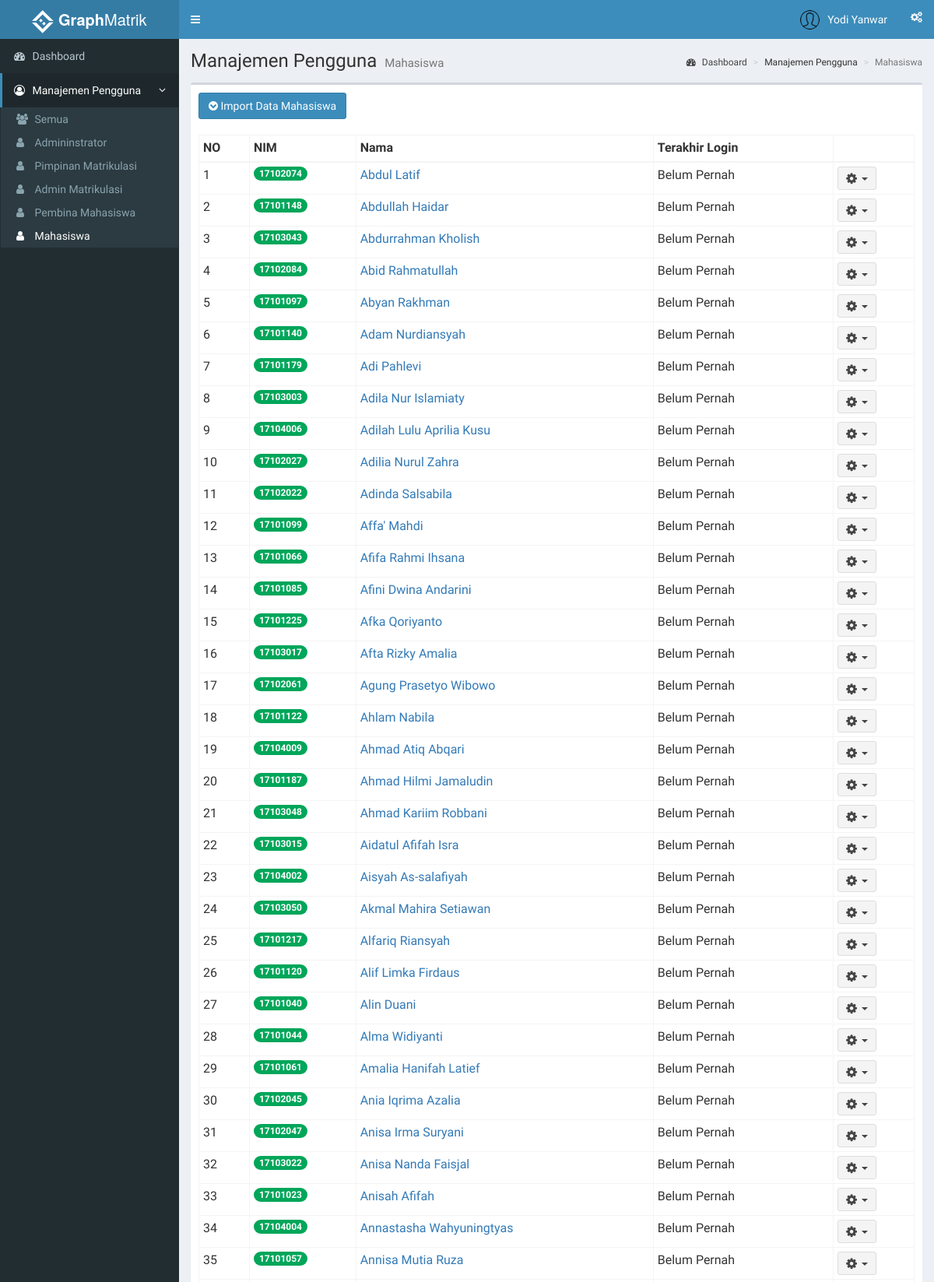
The page /index.php?page=mahasiswa (signed in, upper part) on the database its author committed.
### tables this page shows
CREATE TABLE `mahasiswa` (
  `id_mahasiswa` int(11) NOT NULL,
  `nim` int(11) NOT NULL,
  `nama` varchar(35) NOT NULL,
  `angkatan` int(11) DEFAULT NULL,
  `j_kelamin` varchar(15) DEFAULT NULL,
  `asalkota` varchar(20) DEFAULT NULL,
  `email` varchar(35) DEFAULT NULL,
  `telp` varchar(13) DEFAULT NULL,
  `avatar` varchar(100) DEFAULT NULL,
  `tgl_lahir` date DEFAULT NULL,
  `id_user` int(11) DEFAULT NULL
);

### functions.php (called while the page is built, shortened)
<?php
	function tampilMahasiswa(){
		$ambildata = mysql_query("SELECT mahasiswa.*, users.* FROM users INNER JOIN mahasiswa ON mahasiswa.id_user = users.id_user ORDER BY nama") or die(mysql_error());
		if (mysql_num_rows($ambildata) > 0) {
			while ($ad = mysql_fetch_assoc($ambildata))
				$data[] = $ad;
				return $data;
		} else{
			echo "Daftar mahasiswa kosong";
		}
	}
 ?>

### role/admin/mahasiswa.php (the view, shortened to what this page needs)
<?php
  include 'functions.php';
 ?>
    <section class="content-header">
      <h1>
        Manajemen Pengguna
        <small>Mahasiswa</small>
      </h1>
      <ol class="breadcrumb">
        <li><a href="/simon/admin"><i class="fa fa-dashboard"></i> Dashboard</a></li>
        <li>Manajemen Pengguna</li>
        <li class="active">Mahasiswa</li>
      </ol>
    </section>
    <section class="content">
      <div class="row">
        <div class="col-xs-12">
          <div class="box">
            <div class="box-header">
             <button class="btn btn-primary" data-toggle="modal" data-target="#importMhsModal"><i class="fa fa-chevron-circle-down"></i>&nbsp;Import Data Mahasiswa</button>
            </div>
            <div class="box-body">
              <table id="tablePembina" class="table table-bordered table-hover table-condensed">
                <thead>
                  <tr>
                    <th>NO</th>
                    <th>NIM</th>
                    <th>Nama</th>
                    <th>Terakhir Login</th>
                    <th></th>
                  </tr>
                </thead>
                <tbody>
                  <?php
                    $dataMahasiswa = tampilMahasiswa();
                    $no = 1;
                    foreach($dataMahasiswa as $row){
                   ?>
                <tr>
                  <td><?php echo $no ?></td>
                  <td><?php echo "<span class='badge bg-green'>".$row['nim']."</span>" ?></td>
                  <td><?php echo "<a href='index.php?page=mahasiswadetails&id=".$row['id_user']."'>".$row['nama']."</a>" ?></td>
                  <td><?php if ($row['last_login'] == '0000-00-00 00:00:00'){ echo 'Belum Pernah';}else{ echo date("d-m-Y H:i", strtotime($row['last_login'])) ;}
                  ?></td>
                  <td>
                    <div class="dropdown">
                      <button class="btn btn-default btn-sm dropdown-toggle " type="button" data-toggle="dropdown">
                        <i class="fa fa-cog fa-lg"></i>&nbsp;&nbsp;<span class="caret"></span>
                      </button>
                    </div>
                  </td>
                </tr>
                  <?php
                    $no++; }
                   ?>
                </tbody>
              </table>
            </div>
          </div>
        </div>
      </div>
    </section>

### rows shown on the page
mahasiswa: nim "17102074", nama "Abdul Latif"
mahasiswa: nim "17101148", nama "Abdullah Haidar"
mahasiswa: nim "17103043", nama "Abdurrahman Kholish"
mahasiswa: nim "17102084", nama "Abid Rahmatullah"
mahasiswa: nim "17101097", nama "Abyan Rakhman"
mahasiswa: nim "17101140", nama "Adam Nurdiansyah"
mahasiswa: nim "17101179", nama "Adi Pahlevi"
mahasiswa: nim "17103003", nama "Adila Nur Islamiaty"
mahasiswa: nim "17104006", nama "Adilah Lulu Aprilia Kusu"
mahasiswa: nim "17102027", nama "Adilia Nurul Zahra"
mahasiswa: nim "17102022", nama "Adinda Salsabila"
mahasiswa: nim "17101099", nama "Affa' Mahdi"
mahasiswa: nim "17101066", nama "Afifa Rahmi Ihsana"
mahasiswa: nim "17101085", nama "Afini Dwina Andarini"
mahasiswa: nim "17101225", nama "Afka Qoriyanto"
mahasiswa: nim "17103017", nama "Afta Rizky Amalia"
mahasiswa: nim "17102061", nama "Agung Prasetyo Wibowo"
mahasiswa: nim "17101122", nama "Ahlam Nabila"
mahasiswa: nim "17104009", nama "Ahmad Atiq Abqari"
mahasiswa: nim "17101187", nama "Ahmad Hilmi Jamaludin"
mahasiswa: nim "17103048", nama "Ahmad Kariim Robbani"
mahasiswa: nim "17103015", nama "Aidatul Afifah Isra"
mahasiswa: nim "17104002", nama "Aisyah As-salafiyah"
mahasiswa: nim "17103050", nama "Akmal Mahira Setiawan"
mahasiswa: nim "17101217", nama "Alfariq Riansyah"
mahasiswa: nim "17101120", nama "Alif Limka Firdaus"
mahasiswa: nim "17101040", nama "Alin Duani"
mahasiswa: nim "17101044", nama "Alma Widiyanti"
mahasiswa: nim "17101061", nama "Amalia Hanifah Latief"
mahasiswa: nim "17102045", nama "Ania Iqrima Azalia"
mahasiswa: nim "17102047", nama "Anisa Irma Suryani"
mahasiswa: nim "17103022", nama "Anisa Nanda Faisjal"
mahasiswa: nim "17101023", nama "Anisah Afifah"
mahasiswa: nim "17104004", nama "Annastasha Wahyuningtyas"
mahasiswa: nim "17101057", nama "Annisa Mutia Ruza"

### other values the page prints
$_SESSION['nama'] "Yodi Yanwar"
